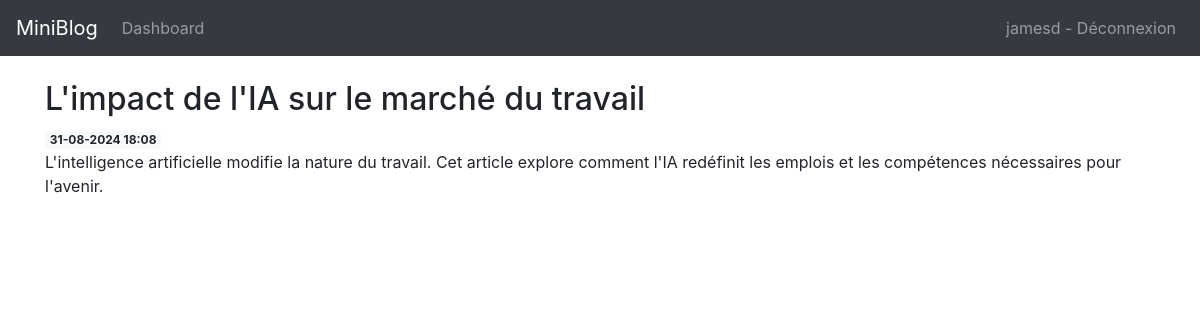
Page /post/9 (signed in) on the earlier database version.
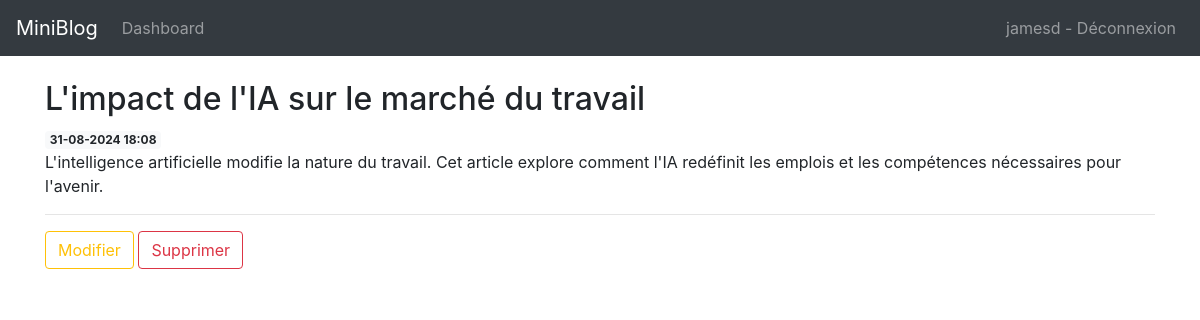
Same page on the later database version.
### app/models.py (models this page shows, shortened)
class User(db.Model, UserMixin):
    id = db.Column(db.Integer, primary_key=True)
    username = db.Column(db.String(20), nullable=False, unique=True)
    email = db.Column(db.String(120), nullable=False, unique=True)
    password_hash = db.Column(db.String(255), nullable=False)
    is_admin = db.Column(db.Boolean, default=False)
    created = db.Column(db.DateTime, default=datetime.now, nullable=False)
    posts = db.relationship('Post', backref='author',
                            lazy=True, cascade="all, delete-orphan")
    @property
    def password(self):
        raise AttributeError('password is not a readable attribute')

class Post(db.Model):
    id = db.Column(db.Integer, primary_key=True)
    created = db.Column(db.DateTime, nullable=False, default=datetime.now)
    title = db.Column(db.String(200), nullable=False)
    content = db.Column(db.Text, nullable=False)
    user_id = db.Column(db.Integer, db.ForeignKey('user.id'), nullable=False)
    @property
    def formatted_created(self):
        return self.created.strftime("%d-%m-%Y %H:%M")

### app/posts/routes.py (the view)
@bp.route('/<int:post_id>')
def view(post_id):
    post = Post.query.get_or_404(post_id)
    return render_template('posts/view.html', post=post)

### app/models.py (called while the page is built)
@login_manager.user_loader
def load_user(user_id):
    return User.query.get(int(user_id))

### app/templates/posts/view.html (shortened to what this page needs)
{% extends 'base.html' %}
{% block content %}
<h2>{% block title %} {{ post.title }} {% endblock %}</h2>
<span class="badge badge-light">{{ post.formatted_created }}</span>
<p>{{ post.content }}</p>
{% if post.user_id == current_user.id %}
<hr>
<a href="{{ url_for('posts.update', post_id=post.id) }}" class="btn btn-outline-warning">Modifier</a>
<form action="{{ url_for('posts.delete', post_id=post.id) }}" method="POST" style="display:inline;">
    <button type="submit" class="btn btn-outline-danger">Supprimer</button>
</form>
{% endif %}
{% endblock %}

### app/templates/base.html (shortened to what this page needs)
<!doctype html>
<html lang="en">
<head>
  <link rel="stylesheet" href="{{ url_for('static', filename= 'css/style.css') }}">
  <link rel="stylesheet" href="https://stackpath.bootstrapcdn.com/bootstrap/4.3.1/css/bootstrap.min.css"
>
</head>
<body>
  <nav class="navbar navbar-expand-md navbar-dark bg-dark">
    <a class="navbar-brand" href="{{ url_for('index')}}">MiniBlog</a>
    <div class="collapse navbar-collapse" id="navbarNav">
      <ul class="navbar-nav">
        {% if current_user.is_authenticated %}
        <li class="nav-item">
          <a class="nav-link" href="{{url_for('users.dashboard')}}">Dashboard</a>
        </li>
        {% endif %}
      </ul>
      <ul class="navbar-nav ml-auto">
        {% if current_user.is_authenticated %}
        <li class="nav-item">
          <a class="nav-link" href="{{url_for('users.logout')}}">{{current_user.username}} - Déconnexion</a>
        </li>
        {% endif %}
      </ul>
    </div>
  </nav>
  <div class="container">
    <br />
    {% block content %} {% endblock %}
  </div>
</body>
</html>

Differences in the rows shown:
changed Post "L'impact de l'IA sur le marché du travail": user_id 4 → 5 (drawn)
Other differences:
text now shown: "Modifier Supprimer"
